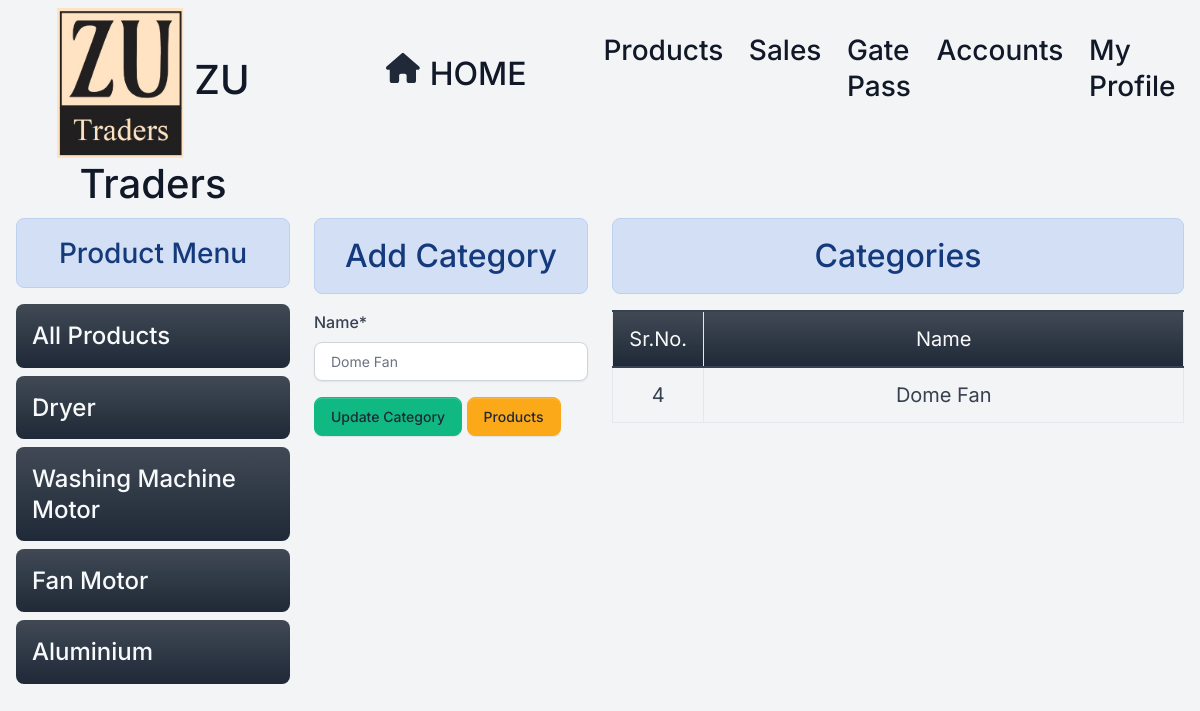
Page /category/4 (signed in) on the committed database.
### home/models.py (models this page shows, shortened)
class Category(models.Model):
    name = models.CharField(max_length=100)
    is_deleted=models.BooleanField(default=False)

### home/views/category.py (the view)
# urls.py: path('category/<int:id>', category.edit_category , name="editcategory"),
@login_required
@permission_required('home.change_category', login_url='/login/')
def edit_category(request,id):
  if request.user.is_authenticated:
    data={}
    if request.method == 'POST':
      categories=Category.objects.filter(is_deleted=False)
      mydata=Category.objects.get(id=id)
      form = CategoryForm(request.POST,instance=mydata)
      if form.is_valid():
        form.save()
        messages.success(request,"Category Updated successfully !!")
        return redirect('category')
    else:
      mydata=Category.objects.get(id=id)
      categories=Category.objects.filter(is_deleted=False)
      form = CategoryForm(instance=mydata)
  else:
    return redirect('signin')
  data={'form': form, 'mydata':mydata,'update':True ,'categories':categories}
  return render(request, 'stock/add_category.html', data)

### home/forms.py
class CategoryForm(forms.ModelForm):
    class Meta:
        model = Category
        fields = ['name']

### templates/stock/add_category.html (shortened to what this page needs)
{% extends 'base.html' %}
{% load crispy_forms_tags %}
{% block content %}
<div class="container-fluid mb-5">
  <div class="row">
    {% include 'stock/product_menu.html' %}
    <div class="col-3 ">
      <h2 class="text-center alert alert-info">Add Category</h2>
      <form method="post">
        {{form|crispy}}
        <input type="submit" class="btn btn-success" {% if update %} value="Update Category" {% else %} value="Add Category" {%endif %}>
        <a href= "/product/" class="btn btn-warning" >Products</a>
      </form>
    </div>
    <div class="col-6  ">
      <h2 class="text-center alert alert-info">Categories</h2>
      {% if mydata %}
      <table class="table table-stripped table-bordered" id="petrol-table">
        <colgroup>
          <col width="10%">
          <col width="65%">
      </colgroup>
        <thead>
          <tr class="bg-primary bg-gradient text-light text-center">
            <td class="text-center fs-5">Sr.No.</td>
            <td class="text-center fs-5">Name</td>
          </tr>
        </thead>
        <tbody>
          {% if update %}
          <tr>
            <td class="text-center fs-5" >{{mydata.id}}</td>
            <td class="text-center fs-5">{{mydata.name}}</td>
          </tr>
          {% endif %}
        </tbody>
      </table>
      {% else %}
      <h4 class="text-center alert alert-warning">No Record Found</h4>
      {% endif %}
    </div>
  </div>
</div>
{% endblock content %}

### templates/stock/product_menu.html (shortened to what this page needs)
<div class="col-lg-3">
    <h3 class="text-center alert alert-info">Product Menu</h3>
    <div class="list-group">
      <h4 class="bg-primary bg-gradient alert-info rounded  p-3 "><a class="text-light" href="/product/" class="list-group-item">All Products</a></h4>
      {% if not prod %}
      {% for category in categories %}
      <h4 class="bg-primary bg-gradient rounded p-3 "><a class="text-light"  href="?category={{category.id}}" class="list-group-item">{{category.name}}</a></h4>
      {% endfor %}
      {% endif %}
    </div>
  </div>

### static/assets/default/css/style.css (style rules this page uses)
html, body { height: 100%; width: 100%; max-height: 100%; overflow: auto; display: flex; flex-direction: column; }

### rows in the picture
Category: name "Dryer"
Category: name "Washing Machine Motor"
Category: name "Fan Motor"
Category: name "Aluminium"
Category: name "Dome Fan", id "4"
